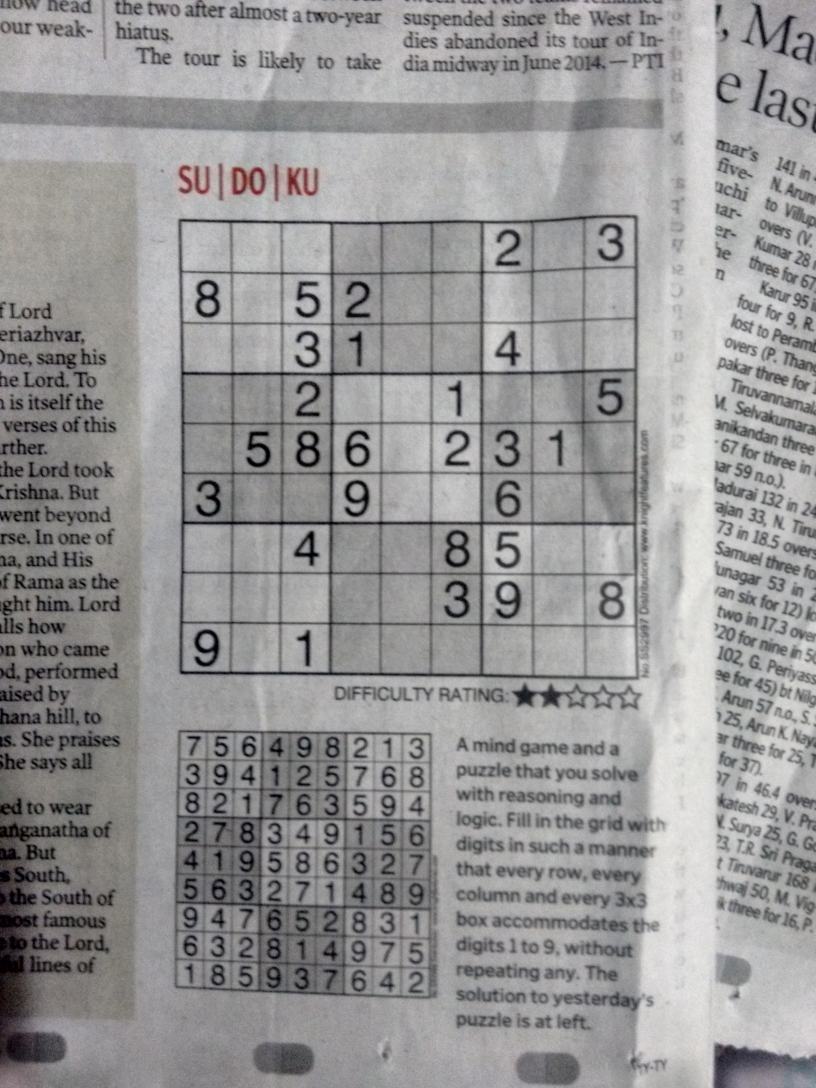
#> input picture data/test_pic/test1.jpg, 2448 x 3264 px (shown at 1/3 size)
$ python -i tools.py   (imports and definitions only)   (older library calls are emulated)
#> lines starting #> are read from the running program, lines starting #| are printed output that depends on the picture; after the words box and inside, x2 and y2 are one past the last pixel; in counts of white or black regions, pixels touching at a corner belong together
import cv2
import numpy as np


class Tools(object):
    """ Imaging manipulation tools """
    def show(self, img, windowName = 'Image'):
        resolution = [1280.0, 720.0]
        scale_width = resolution[0]/img.shape[1]
        scale_height = resolution[1]/img.shape[0]
        scale = min(scale_width, scale_height)
        window_width = int(img.shape[1]*scale)
        window_height = int(img.shape[0]*scale)

        cv2.namedWindow(windowName, cv2.WINDOW_NORMAL)
        cv2.resizeWindow(windowName, window_width, window_height)

        cv2.imshow(windowName, img)
        cv2.waitKey(0)
        cv2.destroyAllWindows()


    def isCV2(self):
        return cv2.__version__.startswith('2.')


    # [10 lines left out: functions thresholdify, Canny, not called in this run]


    def dilate(self,img, kernel):
        cv2.dilate(img, kernel)
        return img


    # [8 lines left out: function largestContour, not called in this run]


    def largest4sideContour(self, img):
        if self.isCV2():
            contours, h = cv2.findContours(
                img, cv2.RETR_TREE, cv2.CHAIN_APPROX_SIMPLE)
        else:
            _, contours, h = cv2.findContours(
                img, cv2.RETR_TREE, cv2.CHAIN_APPROX_SIMPLE)

        contours = sorted(contours, key = cv2.contourArea, reverse = True)
        for cnt in contours[:min(5, len(contours))]:
            im = img.copy()
            cv2.drawContours(im, cnt, -1, (255, 255, 255), 5)
            self.show(im, 'contour')

            if len(self.approx(cnt)) == 4:
                return cnt
        return None


    def make_it_square(self, img, length = 306):
        return cv2.resize(img, (length, length))


    def area(self, img):
        return float(img.shape[0]*img.shape[1])


    # [11 lines left out: functions cut_out_sudoku_puzzle, binarized, not called in this run]


    def approx(self, cnt):
        peri = cv2.arcLength(cnt, True)
        app = cv2.approxPolyDP(cnt, 0.01*peri, True)
        return app


    # [91 lines left out: functions get_rectangle_corners, warp_perspective, getTopLine, getBottomLine, getLeftLine, getRightLine and 2 more, not called in this run]

>>> import cv2
>>> picture = cv2.imread('../data/test_pic/test1.jpg', cv2.IMREAD_GRAYSCALE)
#> picture: shape (3264, 2448); min 0, max 242, mean 150
>>> result = Tools().largest4sideContour(picture)
#> in largest4sideContour, `_, contours, h = cv2.findContours( img, cv2.RETR_TREE, cv2.CHAIN_APPRO..`: contours = 2321 contours, 2220 with area under 20; largest, box (x1, y1, x2, y2) and area: (0, 0, 2448, 3264) 7980312, (30, 2811, 49, 2849) 366, (3, 2546, 24, 2578) 245, (794, 1344, 808, 1379) 216, (47, 2613, 73, 2639) 194; h = 2321 rows, first 6: [1, -1, -1, -1], [2, 0, -1, -1], [3, 1, -1, -1], [4, 2, -1, -1], [5, 3, -1, -1], [6, 4, -1, -1]
#> the loop in largest4sideContour, `for cnt in contours[:min(5, len(contours))]:` made 1 pass
#> (resolution in show, scale_width in show, scale_height in show, scale in show, window_width in show, window_height in show, peri in approx, app in approx) on pass 1: ([1280, 720], 0.523, 0.221, 0.221, 540, 720, 12482.1, [[0, 0], [0, 3263], [2447, 3263], [2447, 0]])
#> pass 1, in show, `cv2.imshow(windowName, img)`:
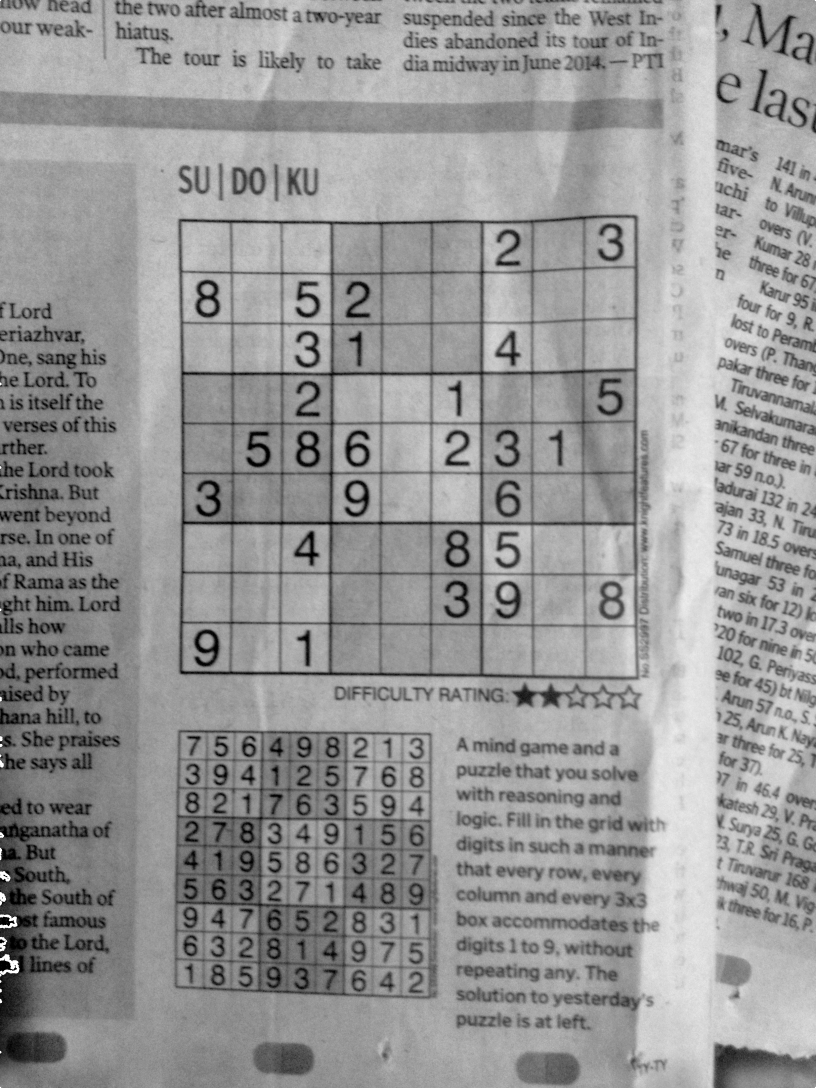
#> window 'contour': shape (3264, 2448) (shown at 1/3 size); min 0, max 255, mean 150.2
#> result = contour of 832 points, box (x1, y1, x2, y2) (0, 0, 2448, 3264), area 7980312
